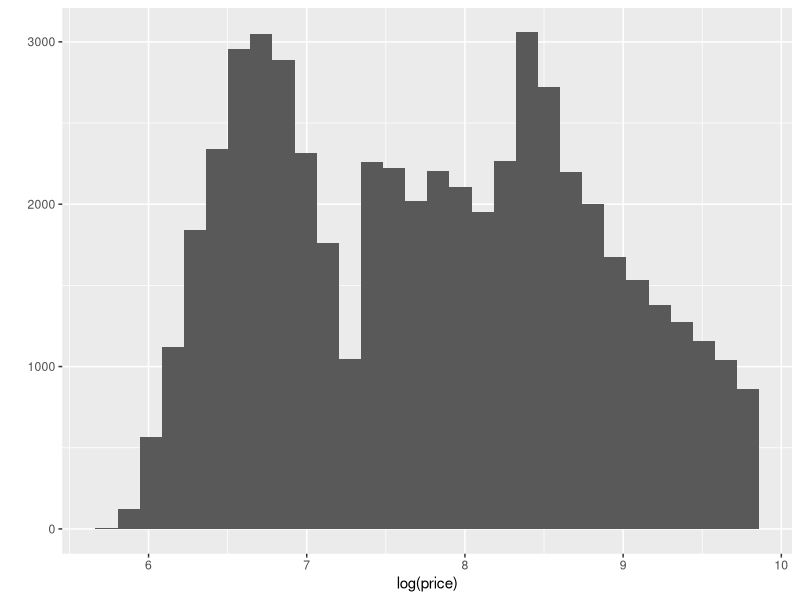

Here is the R script that generated this plot:
## ---- chunk 1
library(tidyverse)
library(maxLik)
## ---- chunk 2
n_sim <- 10^4
set.seed(68)
all <- tibble ( x = rexp(n_sim, rate = 3), y = rnorm(n_sim, mean = 7, sd = 5) , z = rbinom (n_sim, size=5, prob = 1/3) )
## ---- chunk 3
all2 <- mutate(all, d=(x+y)/(y+z), w=x*y, event = x*y>z+y) 
## ---- chunk 4
mean (all2$event)
## ---- chunk 5
mean(all2$d)
## ---- chunk 6
var(all2$w)
## ---- chunk 7
qplot(data=diamonds, x = log(price))
x <- log(diamonds$price)
## ---- chunk 8
logl <- function(tetha,x) {
  mu = tetha[1]
  sigma = tetha[2]
  n <- length(x)
  res <- -n/2*log(sigma)-1/2/sigma*sum(x-mu)^2
return(res) 
  }
## ---- chunk 9
tetha_0 <- c(8, 1)
model <- maxLik(logl, start = tetha_0, x = x)
summary(model)
